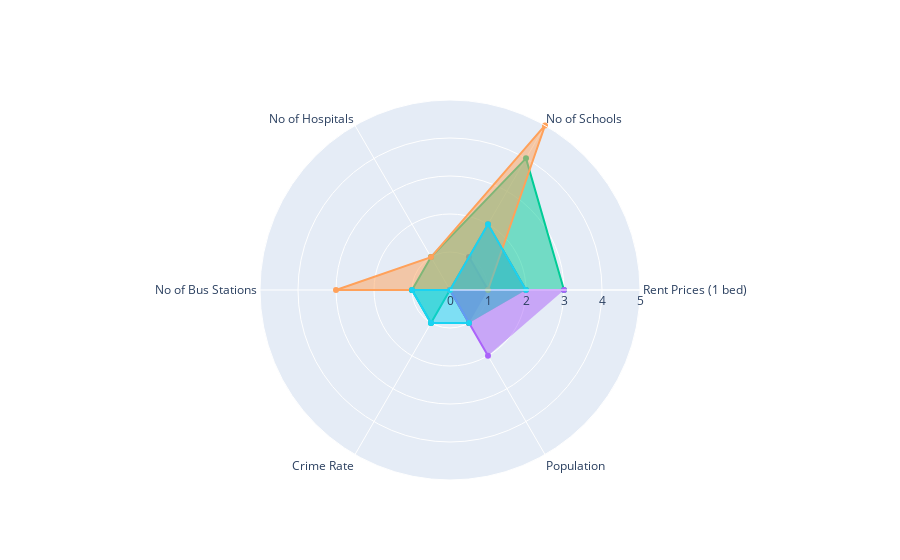

Write notebook code for a chart like this one.
### Markdown cell above
## DBSCAN Clustering

### Code cell
###################################################
## Modeling #######################################
###################################################

db = DBSCAN(eps=0.1,
            min_samples=2,
            metric='euclidean')

df_dbscan = df_neighborhood_model.copy()

# fit and predict
dbscan_cluster = db.fit_predict(df_dbscan)

labels = db.labels_
print('Silhouette Score:', metrics.silhouette_score(df_dbscan,labels))
print('Calinski Harabasz Score:', metrics.calinski_harabasz_score(df_dbscan, labels))

PCA_plot_2d(df_dbscan, dbscan_cluster, 'DBSCAN Clustering Visualized in 2 dimensions')

df_dbscan = df_neighborhood.copy()
df_dbscan['cluster'] = dbscan_cluster



###################################################
## Plot the radar chart ###########################
###################################################

categories = features


fig = go.Figure()

max_r = 0
    
for i in set(df_dbscan['cluster']):
    r = []
    
    for j in categories:
        #r.append(get_radar_value_by_std(df_dbscan[df_dbscan['cluster'] == i][j].mean(), df_neighborhood[j].mean()))
        r.append(get_radar_value_by_rescale(df_dbscan[df_dbscan['cluster'] == i][j].mean(), df_neighborhood[j].min(), df_neighborhood[j].max()))
    
    fig.add_trace(go.Scatterpolar(
          r=r,
          theta=features_dis,
          fill='toself',
          name='Cluster'+str(i)
    ))
    
    if max(r) > max_r:
        max_r = max(r)

fig.update_layout(
  polar=dict(
    radialaxis=dict(
      visible=True,
      range=[0, max_r]
    )),
  showlegend=False
)

fig.show()


###################################################
## Print the map ##################################
###################################################

# get NYC latitude and longitude

address = 'New York City, NY'
location = None

geolocator = Nominatim(user_agent="ny_explorer")
location = geolocator.geocode(address)
nyc_latitude = location.latitude
nyc_longitude = location.longitude

print('The geograpical coordinate of New York City are {}, {}.'.format(nyc_latitude, nyc_longitude))

# create map
map_clusters = folium.Map(location=[nyc_latitude, nyc_longitude], zoom_start=10)

# set color scheme for the clusters
## blue: 3471EB, red: BB0000, green: 00BB00, purple: 6E34EB, orange: EBA134
rainbow = ['#EBA134', '#3471EB', '#00BB00', '#6E34EB', '#BB0000'] 

# add markers to the map
markers_colors = []
for lat, lon, poi, cluster in zip(neighborhood['latitude'], neighborhood['longitude'], neighborhood['neighborhood'], df_hierarchical['cluster']):
    label = folium.Popup(str(poi) + ' Cluster ' + str(cluster), parse_html=True)
    folium.CircleMarker(
        [lat, lon],
        radius=5,
        popup=label,
        color=rainbow[cluster-1],
        fill=True,
        fill_color=rainbow[cluster-1],
        fill_opacity=0.8).add_to(map_clusters)
       
map_clusters

### Figure 1 — Plotly figure (JSON) as saved in the notebook; plotly's stock layout.template omitted (floating-point values rounded to 4 significant figures)
{"data": [{"fill": "toself", "name": "Cluster0", "r": [1, 1, 0, 0, 0, 1], "theta": ["Rent Prices (1 bed)", "No of Schools", "No of Hospitals", "No of Bus Stations", "Crime Rate", "Population"], "type": "scatterpolar"}, {"fill": "toself", "name": "Cluster1", "r": [2, 2, 0, 1, 0, 1], "theta": ["Rent Prices (1 bed)", "No of Schools", "No of Hospitals", "No of Bus Stations", "Crime Rate", "Population"], "type": "scatterpolar"}, {"fill": "toself", "name": "Cluster2", "r": [3, 4, 1, 1, 1, 0], "theta": ["Rent Prices (1 bed)", "No of Schools", "No of Hospitals", "No of Bus Stations", "Crime Rate", "Population"], "type": "scatterpolar"}, {"fill": "toself", "name": "Cluster3", "r": [3, 0, 0, 0, 0, 2], "theta": ["Rent Prices (1 bed)", "No of Schools", "No of Hospitals", "No of Bus Stations", "Crime Rate", "Population"], "type": "scatterpolar"}, {"fill": "toself", "name": "Cluster4", "r": [1, 5, 1, 3, 0, 0], "theta": ["Rent Prices (1 bed)", "No of Schools", "No of Hospitals", "No of Bus Stations", "Crime Rate", "Population"], "type": "scatterpolar"}, {"fill": "toself", "name": "Cluster-1", "r": [2, 2, 0, 1, 1, 1], "theta": ["Rent Prices (1 bed)", "No of Schools", "No of Hospitals", "No of Bus Stations", "Crime Rate", "Population"], "type": "scatterpolar"}], "layout": {"autosize": true, "polar": {"angularaxis": {"type": "category"}, "radialaxis": {"autorange": false, "range": [0, 5], "type": "linear", "visible": true}}, "showlegend": false}}
